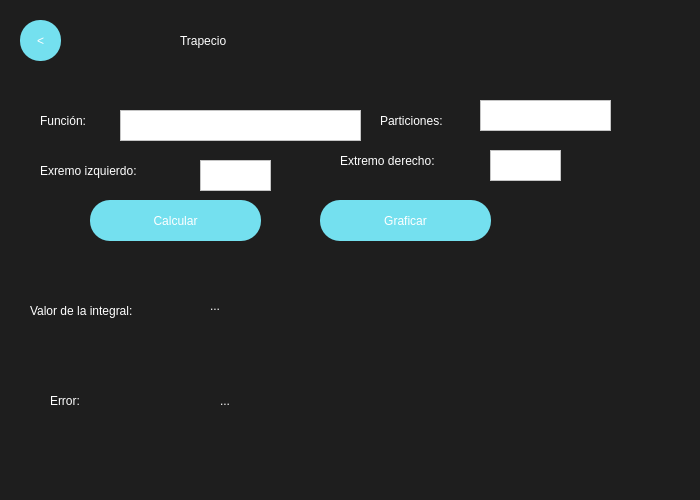
<?xml version="1.0" encoding="UTF-8"?>
<ui version="4.0">
 <class>MainWindow</class>
 <widget class="QMainWindow" name="MainWindow">
  <property name="geometry">
   <rect>
    <x>0</x>
    <y>0</y>
    <width>700</width>
    <height>500</height>
   </rect>
  </property>
  <property name="minimumSize">
   <size>
    <width>700</width>
    <height>500</height>
   </size>
  </property>
  <property name="maximumSize">
   <size>
    <width>1100</width>
    <height>500</height>
   </size>
  </property>
  <property name="windowTitle">
   <string>MainWindow</string>
  </property>
  <property name="styleSheet">
   <string notr="true">QWidget{
background-color:#1E1E1E;
}

QPushButton{
background-color:#74E0Ef;
color:white;
font: 30pt &quot;Impact&quot;;
border-radius:25px;
}

QPushButton:hover{
background-color:#7A63FF;
color:#74E0Ef;
font: 30pt &quot;Impact&quot;;
border-radius:30px;
}

</string>
  </property>
  <widget class="QWidget" name="centralwidget">
   <widget class="QLabel" name="label">
    <property name="geometry">
     <rect>
      <x>180</x>
      <y>10</y>
      <width>251</width>
      <height>61</height>
     </rect>
    </property>
    <property name="styleSheet">
     <string notr="true">color:white;
font: 50pt &quot;Impact&quot;;
</string>
    </property>
    <property name="text">
     <string>Trapecio</string>
    </property>
   </widget>
   <widget class="QPushButton" name="TrapBackButton">
    <property name="geometry">
     <rect>
      <x>20</x>
      <y>20</y>
      <width>41</width>
      <height>41</height>
     </rect>
    </property>
    <property name="styleSheet">
     <string notr="true">font: 20pt &quot;impact&quot;;
border-radius:20px;</string>
    </property>
    <property name="text">
     <string>&lt;</string>
    </property>
   </widget>
   <widget class="QPushButton" name="TrapCalculateButton">
    <property name="geometry">
     <rect>
      <x>90</x>
      <y>200</y>
      <width>171</width>
      <height>41</height>
     </rect>
    </property>
    <property name="styleSheet">
     <string notr="true">font: 20pt &quot;impact&quot;;
border-radius:20px;</string>
    </property>
    <property name="text">
     <string>Calcular</string>
    </property>
   </widget>
   <widget class="QLabel" name="label_5">
    <property name="geometry">
     <rect>
      <x>30</x>
      <y>290</y>
      <width>171</width>
      <height>41</height>
     </rect>
    </property>
    <property name="styleSheet">
     <string notr="true">font:15pt&quot;Arial&quot;;
color:white;</string>
    </property>
    <property name="text">
     <string>Valor de la integral:</string>
    </property>
   </widget>
   <widget class="QLabel" name="label_2">
    <property name="geometry">
     <rect>
      <x>40</x>
      <y>110</y>
      <width>71</width>
      <height>21</height>
     </rect>
    </property>
    <property name="styleSheet">
     <string notr="true">color:white;
font:20px&quot;impact&quot;</string>
    </property>
    <property name="text">
     <string>Función:</string>
    </property>
   </widget>
   <widget class="QTextEdit" name="FuncionEntry">
    <property name="geometry">
     <rect>
      <x>120</x>
      <y>110</y>
      <width>241</width>
      <height>31</height>
     </rect>
    </property>
    <property name="styleSheet">
     <string notr="true">background-color: rgb(255, 255, 255);</string>
    </property>
   </widget>
   <widget class="QLabel" name="label_3">
    <property name="geometry">
     <rect>
      <x>40</x>
      <y>160</y>
      <width>151</width>
      <height>21</height>
     </rect>
    </property>
    <property name="styleSheet">
     <string notr="true">color:white;
font:20px&quot;impact&quot;</string>
    </property>
    <property name="text">
     <string>Exremo izquierdo:</string>
    </property>
   </widget>
   <widget class="QTextEdit" name="ExtIzqEntry">
    <property name="geometry">
     <rect>
      <x>200</x>
      <y>160</y>
      <width>71</width>
      <height>31</height>
     </rect>
    </property>
    <property name="styleSheet">
     <string notr="true">background-color: rgb(255, 255, 255);</string>
    </property>
   </widget>
   <widget class="QLabel" name="label_4">
    <property name="geometry">
     <rect>
      <x>340</x>
      <y>150</y>
      <width>151</width>
      <height>21</height>
     </rect>
    </property>
    <property name="styleSheet">
     <string notr="true">color:white;
font:20px&quot;impact&quot;</string>
    </property>
    <property name="text">
     <string>Extremo derecho: </string>
    </property>
   </widget>
   <widget class="QTextEdit" name="ExtDerEntry">
    <property name="geometry">
     <rect>
      <x>490</x>
      <y>150</y>
      <width>71</width>
      <height>31</height>
     </rect>
    </property>
    <property name="styleSheet">
     <string notr="true">background-color: rgb(255, 255, 255);</string>
    </property>
   </widget>
   <widget class="QLabel" name="label_6">
    <property name="geometry">
     <rect>
      <x>380</x>
      <y>110</y>
      <width>101</width>
      <height>21</height>
     </rect>
    </property>
    <property name="styleSheet">
     <string notr="true">color:white;
font:20px&quot;impact&quot;</string>
    </property>
    <property name="text">
     <string>Particiones:</string>
    </property>
   </widget>
   <widget class="QTextEdit" name="ParticionesEntry">
    <property name="geometry">
     <rect>
      <x>480</x>
      <y>100</y>
      <width>131</width>
      <height>31</height>
     </rect>
    </property>
    <property name="styleSheet">
     <string notr="true">background-color: rgb(255, 255, 255);</string>
    </property>
   </widget>
   <widget class="QLabel" name="label_7">
    <property name="geometry">
     <rect>
      <x>50</x>
      <y>380</y>
      <width>51</width>
      <height>41</height>
     </rect>
    </property>
    <property name="styleSheet">
     <string notr="true">font:15pt&quot;Arial&quot;;
color:white;</string>
    </property>
    <property name="text">
     <string>Error:</string>
    </property>
   </widget>
   <widget class="QLabel" name="ResultError">
    <property name="geometry">
     <rect>
      <x>220</x>
      <y>380</y>
      <width>371</width>
      <height>41</height>
     </rect>
    </property>
    <property name="styleSheet">
     <string notr="true">font:15pt&quot;Arial&quot;;
color:white;</string>
    </property>
    <property name="text">
     <string>...</string>
    </property>
   </widget>
   <widget class="QLabel" name="ResultIntegral">
    <property name="geometry">
     <rect>
      <x>210</x>
      <y>290</y>
      <width>431</width>
      <height>31</height>
     </rect>
    </property>
    <property name="styleSheet">
     <string notr="true">color: rgb(255, 255, 255);
font:20px&quot;impact&quot;</string>
    </property>
    <property name="text">
     <string>...</string>
    </property>
    <property name="wordWrap">
     <bool>true</bool>
    </property>
   </widget>
   <widget class="QPushButton" name="BisGraficarButton">
    <property name="geometry">
     <rect>
      <x>320</x>
      <y>200</y>
      <width>171</width>
      <height>41</height>
     </rect>
    </property>
    <property name="styleSheet">
     <string notr="true">font: 20pt &quot;impact&quot;;
border-radius:20px;</string>
    </property>
    <property name="text">
     <string>Graficar</string>
    </property>
   </widget>
  </widget>
 </widget>
 <resources/>
 <connections/>
</ui>
